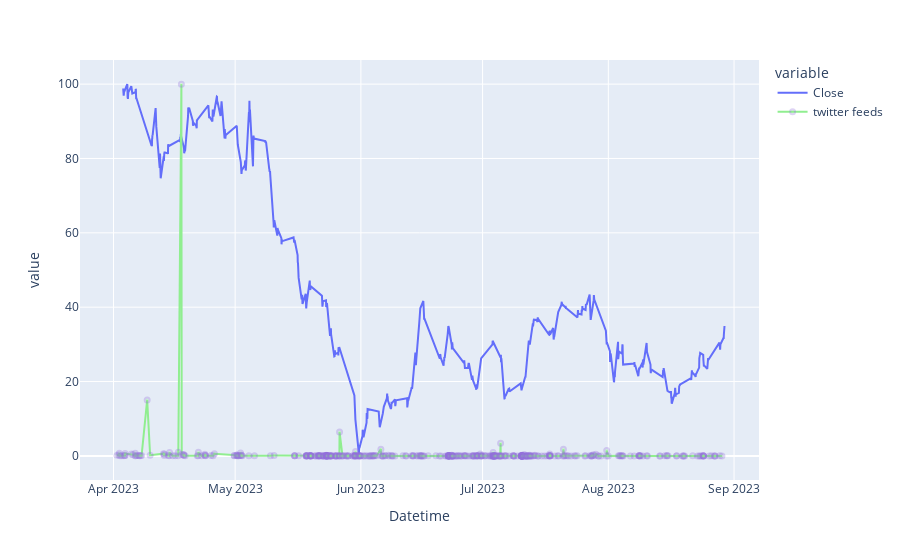

Notebook code for this chart:
### Code cell
# only twitter:
fig = data['Close'].plot()
# fig.show()

feedsTwitter = feeds[feeds['platform'] == 'twitter'].sort_values(by=['created_at']).reset_index(drop = True)

column = 'total_interactions_count'
feedsTwitter['twitter_interactions_count'] = (feedsTwitter[column] - feedsTwitter[column].min()) / (feedsTwitter[column].max() - feedsTwitter[column].min()) *100  


fig.add_trace(
    go.Scatter(
        x=feedsTwitter['created_at'],
        y=feedsTwitter['twitter_interactions_count'],
        name='twitter feeds',
        mode='markers+lines',
        showlegend=True,
        marker=dict(
        color='LightGreen',
        size=5,
        opacity=0.3,
        line=dict(
            color='MediumPurple',
            width=2)
        )
    )
)
fig.show()

### Figure 1 — Plotly figure (JSON) as saved in the notebook; plotly's stock layout.template omitted (floating-point values rounded to 4 significant figures; data arrays with more than 128 entries replaced by an {"elided": "..."} marker saying what was removed)
{"data": [{"hovertemplate": "variable=Close<br>Datetime=%{x}<br>value=%{y}<extra></extra>", "legendgroup": "Close", "line": {"color": "#636efa", "dash": "solid"}, "marker": {"symbol": "circle"}, "mode": "lines", "name": "Close", "orientation": "v", "showlegend": true, "type": "scatter", "x": {"elided": "717 str values"}, "xaxis": "x", "y": {"elided": "717 float values"}, "yaxis": "y"}, {"marker": {"color": "LightGreen", "line": {"color": "MediumPurple", "width": 2}, "opacity": 0.3, "size": 5}, "mode": "markers+lines", "name": "twitter feeds", "showlegend": true, "type": "scatter", "x": {"elided": "469 str values"}, "y": {"elided": "469 float values"}}], "layout": {"legend": {"title": {"text": "variable"}, "tracegroupgap": 0}, "margin": {"t": 60}, "xaxis": {"anchor": "y", "domain": [0, 1], "title": {"text": "Datetime"}}, "yaxis": {"anchor": "x", "domain": [0, 1], "title": {"text": "value"}}}}
